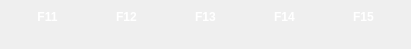
  <widget class="QWidget" name="layoutWidget_12">
   <property name="geometry">
    <rect>
     <x>446</x>
     <y>670</y>
     <width>411</width>
     <height>49</height>
    </rect>
   </property>
   <layout class="QHBoxLayout" name="horizontalLayout_44">
    <item>
     <layout class="QVBoxLayout" name="verticalLayout_151">
      <item>
       <widget class="QPushButton" name="F11">
        <property name="sizePolicy">
         <sizepolicy hsizetype="Ignored" vsizetype="Ignored">
          <horstretch>0</horstretch>
          <verstretch>0</verstretch>
         </sizepolicy>
        </property>
        <property name="styleSheet">
         <string notr="true">background-repeat : no;
background-position : center;background-image: url(:/new/prefix1/Resource/의자11.PNG);
color : white;
font-weight : bold;
border : 0px;</string>
        </property>
        <property name="text">
         <string>F11</string>
        </property>
       </widget>
      </item>
      <item>
       <widget class="QLabel" name="F2_35">
        <property name="sizePolicy">
         <sizepolicy hsizetype="Ignored" vsizetype="Ignored">
          <horstretch>0</horstretch>
          <verstretch>0</verstretch>
         </sizepolicy>
        </property>
        <property name="text">
         <string/>
        </property>
       </widget>
      </item>
     </layout>
    </item>
    <item>
     <layout class="QVBoxLayout" name="verticalLayout_152">
      <item>
       <widget class="QPushButton" name="F12">
        <property name="sizePolicy">
         <sizepolicy hsizetype="Ignored" vsizetype="Ignored">
          <horstretch>0</horstretch>
          <verstretch>0</verstretch>
         </sizepolicy>
        </property>
        <property name="styleSheet">
         <string notr="true">background-repeat : no;
background-position : center;background-image: url(:/new/prefix1/Resource/의자11.PNG);
color : white;
font-weight : bold;
border : 0px;</string>
        </property>
        <property name="text">
         <string>F12</string>
        </property>
       </widget>
      </item>
      <item>
       <widget class="QLabel" name="F2_36">
        <property name="sizePolicy">
         <sizepolicy hsizetype="Ignored" vsizetype="Ignored">
          <horstretch>0</horstretch>
          <verstretch>0</verstretch>
         </sizepolicy>
        </property>
        <property name="text">
         <string/>
        </property>
       </widget>
      </item>
     </layout>
    </item>
    <item>
     <layout class="QVBoxLayout" name="verticalLayout_153">
      <item>
       <widget class="QPushButton" name="F13">
        <property name="sizePolicy">
         <sizepolicy hsizetype="Ignored" vsizetype="Ignored">
          <horstretch>0</horstretch>
          <verstretch>0</verstretch>
         </sizepolicy>
        </property>
        <property name="styleSheet">
         <string notr="true">background-repeat : no;
background-position : center;background-image: url(:/new/prefix1/Resource/의자11.PNG);
color : white;
font-weight : bold;
border : 0px;</string>
        </property>
        <property name="text">
         <string>F13</string>
        </property>
       </widget>
      </item>
      <item>
       <widget class="QLabel" name="F2_37">
        <property name="sizePolicy">
         <sizepolicy hsizetype="Ignored" vsizetype="Ignored">
          <horstretch>0</horstretch>
          <verstretch>0</verstretch>
         </sizepolicy>
        </property>
        <property name="text">
         <string/>
        </property>
       </widget>
      </item>
     </layout>
    </item>
    <item>
     <layout class="QVBoxLayout" name="verticalLayout_154">
      <item>
       <widget class="QPushButton" name="F14">
        <property name="sizePolicy">
         <sizepolicy hsizetype="Ignored" vsizetype="Ignored">
          <horstretch>0</horstretch>
          <verstretch>0</verstretch>
         </sizepolicy>
        </property>
        <property name="styleSheet">
         <string notr="true">background-repeat : no;
background-position : center;background-image: url(:/new/prefix1/Resource/의자11.PNG);
color : white;
font-weight : bold;
border : 0px;</string>
        </property>
        <property name="text">
         <string>F14</string>
        </property>
       </widget>
      </item>
      <item>
       <widget class="QLabel" name="F2_38">
        <property name="sizePolicy">
         <sizepolicy hsizetype="Ignored" vsizetype="Ignored">
          <horstretch>0</horstretch>
          <verstretch>0</verstretch>
         </sizepolicy>
        </property>
        <property name="text">
         <string/>
        </property>
       </widget>
      </item>
     </layout>
    </item>
    <item>
     <layout class="QVBoxLayout" name="verticalLayout_155">
      <item>
       <widget class="QPushButton" name="F15">
        <property name="sizePolicy">
         <sizepolicy hsizetype="Ignored" vsizetype="Ignored">
          <horstretch>0</horstretch>
          <verstretch>0</verstretch>
         </sizepolicy>
        </property>
        <property name="styleSheet">
         <string notr="true">background-repeat : no;
background-position : center;background-image: url(:/new/prefix1/Resource/의자11.PNG);
color : white;
font-weight : bold;
border : 0px;</string>
        </property>
        <property name="text">
         <string>F15</string>
        </property>
       </widget>
      </item>
      <item>
       <widget class="QLabel" name="F2_39">
        <property name="sizePolicy">
         <sizepolicy hsizetype="Ignored" vsizetype="Ignored">
          <horstretch>0</horstretch>
          <verstretch>0</verstretch>
         </sizepolicy>
        </property>
        <property name="text">
         <string/>
        </property>
       </widget>
      </item>
     </layout>
    </item>
   </layout>
  </widget>
